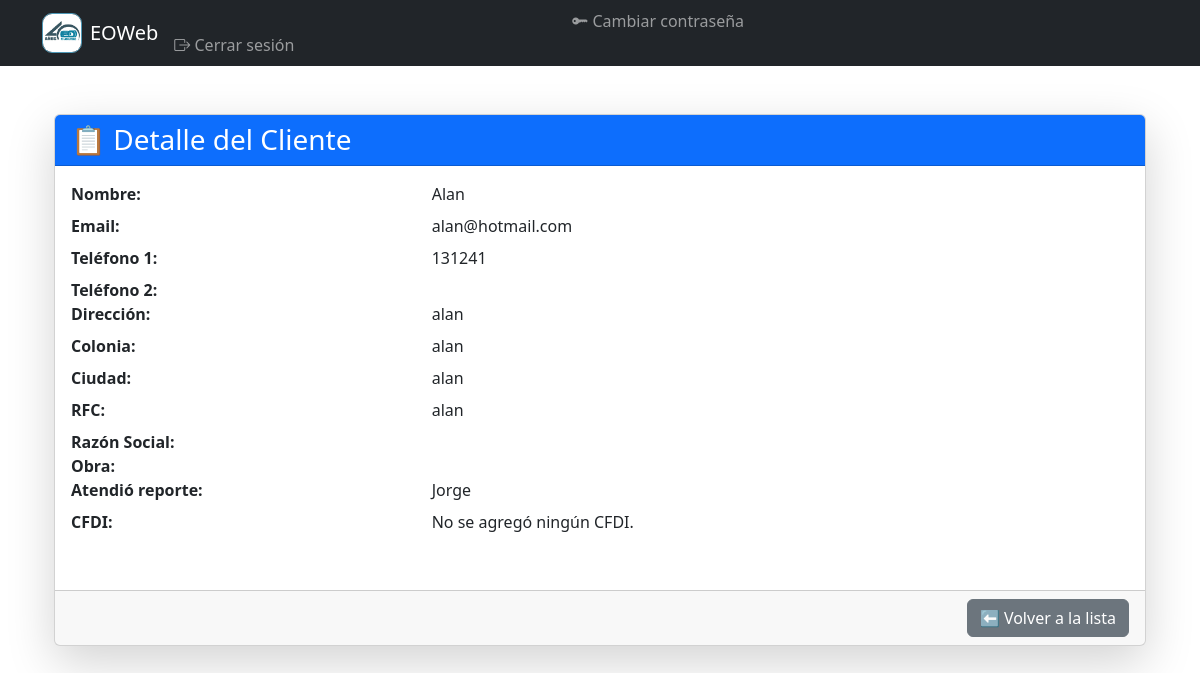
/clientes/2/ver/ (signed in), run on the app's committed database.
### gestion/models.py (models this page shows, shortened)
class Cliente(models.Model):
    nombre = models.CharField(max_length=100)
    email = models.EmailField(unique=True)
    direccion = models.CharField(max_length=200, blank=True)
    colonia = models.CharField(max_length=100, blank=True)
    ciudad = models.CharField(max_length=100, blank=True)
    rfc = models.CharField(max_length=13, blank=True)
    razon_social = models.CharField(max_length=200, blank=True)
    telefono1 = models.CharField(max_length=20, default='0000000000')  # Valor temporal  # Obligatorio
    telefono2 = models.CharField(max_length=20, blank=True)  # Opcional
    obra = models.TextField(blank=True)
    atendio_reporte = models.ForeignKey('Empleado', null=True, blank=True, on_delete=models.SET_NULL)
    cfdi = models.FileField(upload_to='cfdis/', null=True, blank=True)

class Empleado(models.Model):
    usuario = models.OneToOneField(User, on_delete=models.CASCADE, null=True, blank=True)
    nombre = models.CharField(max_length=100)
    email = models.EmailField(unique=True)
    telefono = models.CharField(max_length=20, blank=True)
    cargo = models.CharField(max_length=50)
    domicilio = models.CharField(max_length=255, blank=True, null=True)
    codigo_postal = models.CharField(max_length=10, blank=True, null=True)
    rfc = models.CharField(max_length=13, blank=True, null=True)
    fecha_nacimiento = models.DateField(null=True, blank=True)
    tipo_sangre = models.CharField(max_length=5, blank=True, null=True)
    def __str__(self):
        return self.nombre

### gestion/views.py (the view)
# urls.py: path('clientes/<int:cliente_id>/ver/', views.ver_cliente, name='ver_cliente'),
@login_required
def ver_cliente(request, cliente_id):
    cliente = get_object_or_404(Cliente, id=cliente_id)
    return render(request, 'gestion/ver_cliente.html', {'cliente': cliente})

### gestion/templates/gestion/ver_cliente.html (shortened to what this page needs)
{% extends "gestion/base.html" %}
{% load static %}
{% block content %}
<div class="container mt-4">
    <div class="card shadow-lg rounded">
        <div class="card-header bg-primary text-white">
            <h3 class="mb-0">📋 Detalle del Cliente</h3>
        </div>
        <div class="card-body">
            <dl class="row">
                <dt class="col-sm-4">Nombre:</dt>
                <dd class="col-sm-8">{{ cliente.nombre }}</dd>
                <dt class="col-sm-4">Email:</dt>
                <dd class="col-sm-8">{{ cliente.email }}</dd>
                <dt class="col-sm-4">Teléfono 1:</dt>
                <dd class="col-sm-8">{{ cliente.telefono1 }}</dd>
                <dt class="col-sm-4">Teléfono 2:</dt>
                <dd class="col-sm-8">{{ cliente.telefono2 }}</dd>
                <dt class="col-sm-4">Dirección:</dt>
                <dd class="col-sm-8">{{ cliente.direccion }}</dd>
                <dt class="col-sm-4">Colonia:</dt>
                <dd class="col-sm-8">{{ cliente.colonia }}</dd>
                <dt class="col-sm-4">Ciudad:</dt>
                <dd class="col-sm-8">{{ cliente.ciudad }}</dd>
                <dt class="col-sm-4">RFC:</dt>
                <dd class="col-sm-8">{{ cliente.rfc }}</dd>
                <dt class="col-sm-4">Razón Social:</dt>
                <dd class="col-sm-8">{{ cliente.razon_social }}</dd>
                <dt class="col-sm-4">Obra:</dt>
                <dd class="col-sm-8">{{ cliente.obra }}</dd>
                <dt class="col-sm-4">Atendió reporte:</dt>
                <dd class="col-sm-8">{{ cliente.atendio_reporte }}</dd>
                <dt class="col-sm-4">CFDI:</dt>
                <dd class="col-sm-8">
                    {% if cliente.cfdi %}
                        <div class="d-flex align-items-center gap-2">
                            <a href="{{ cliente.cfdi.url }}" target="_blank" class="btn btn-success btn-sm">
                                📄 Ver CFDI
                            </a>
                            <form action="{% url 'eliminar_cfdi_cliente' cliente.id %}" method="post" onsubmit="return confirm('¿Eliminar CFDI?');">
                                {% csrf_token %}
                                <button type="submit" class="btn btn-danger btn-sm">🗑️ Eliminar</button>
                            </form>
                        </div>
                    {% else %}
                        <p>No se agregó ningún CFDI.</p>
                    {% endif %}
                </dd>
            </dl>
        </div>
        <div class="card-footer text-end">
            <a href="{% url 'lista_clientes' %}" class="btn btn-secondary">⬅ Volver a la lista</a>
        </div>
    </div>
</div>
{% endblock %}

### data on the page
Cliente: nombre "Alan", email "alan@hotmail.com", telefono1 "131241", direccion "alan", colonia "alan", ciudad "alan", rfc "alan", atendio_reporte "Jorge"
